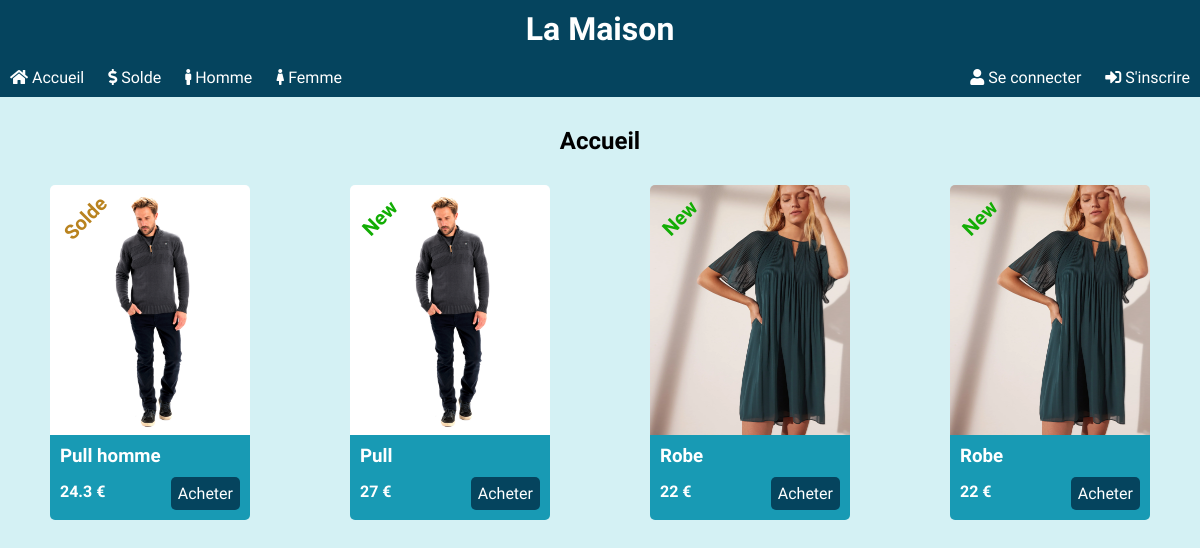
Before: / with the older database file.
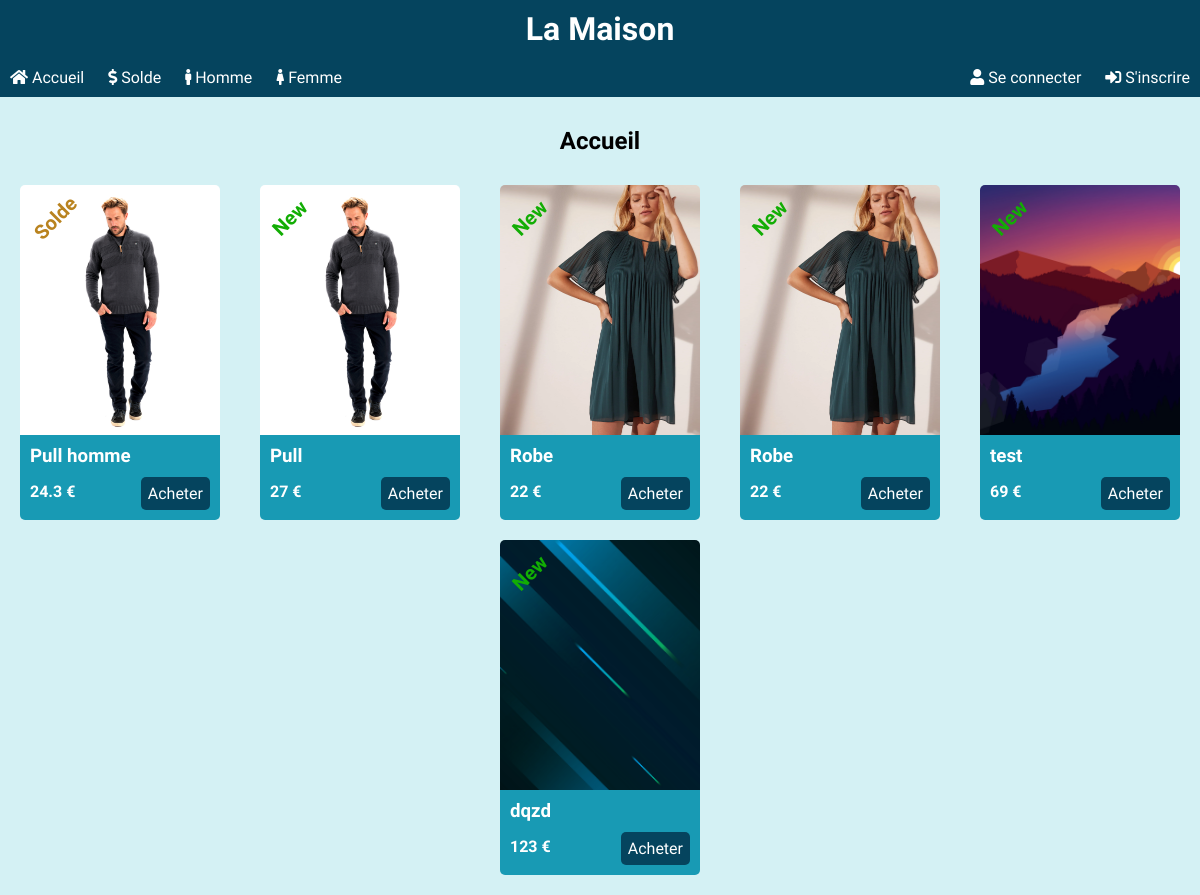
After: the same page with the newer database file.
### tables this page shows
CREATE TABLE IF NOT EXISTS `products` (
  `id_product` int(11) NOT NULL AUTO_INCREMENT,
  `titre` varchar(255) NOT NULL,
  `description` varchar(255) NOT NULL,
  `prix` decimal(10,0) NOT NULL,
  `url_image` varchar(255) NOT NULL,
  `categorie` int(11) NOT NULL,
  `taille` enum('S','M','L','XL') NOT NULL,
  `statut` enum('Solde','New') NOT NULL,
  `reduction` int(11) NOT NULL DEFAULT '0',
  PRIMARY KEY (`id_product`),
  KEY `categorie` (`categorie`)
);

### fonctions/produits.php (called while the page is built, shortened)
<?php
function getProducts()
{
  $db = dbConnect();
  $req = $db->prepare("SELECT * FROM products");
  $req->execute();
  $result = $req->fetchAll(PDO::FETCH_ASSOC);
  return $result;
}

### index.php (the view, shortened to what this page needs)
<?php
$produits = getProducts();
?>
<!DOCTYPE html>
<html lang="fr">
<head>
  <link rel="stylesheet" href="public/css/fontawesome-all.min.css">
  <link rel="stylesheet" href="public/css/style.css">
</head>
<body>
  <?php include_once "public/templates/header.php" ?>
  <main class="container">
    <h2>Accueil</h2>
    <div class="products">
      <?php foreach ($produits as $produit) : ?>
        <div class="card">
          <div class="img-card">
            <a href="Produit/<?= $produit['id_product'] ?>">
              <img src="public/img/<?= $produit['url_image'] ?>">
            </a>
          </div>
          <div class="card-content">
            <h3><a href="Produit/<?= $produit['id_product'] ?>"><?= $produit['titre'] ?></a></h3>
            <div>
              <span class="price"><?= $produit['prix'] - $produit['prix'] * $produit['reduction'] / 100 ?> €</span>
              <?php if ($produit['reduction'] > 0) : ?>
                <span class="solde">Solde</span>
              <?php else : ?>
                <span class="new">New</span>
              <?php endif ?>
              <a href="#" class="button-buy">Acheter</a>
            </div>
          </div>
        </div>
      <?php endforeach ?>
    </div>
  </main>
</body>
</html>

### public/templates/header.php
<?php $url = $_SERVER['REQUEST_URI'] ?>
<header>
  <h1>La Maison</h1>
  <nav class="container">
    <ul>
      <li><a href="Accueil" <?php if ($url == '/la_boutique/Accueil') echo 'class="active"' ?>><i class="fas fa-home"></i><span> Accueil</span></a></li>
      <li><a href="Soldes" <?php if ($url == '/la_boutique/Soldes') echo 'class="active"' ?>><i class="fas fa-dollar-sign"></i><span> Solde</span></a></li>
      <li><a href="Categorie/Homme" <?php if ($url == '/la_boutique/Categorie/Homme') echo 'class="active"' ?>><i class="fas fa-male"></i><span> Homme</span></a></li>
      <li><a href="Categorie/Femme" <?php if ($url == '/la_boutique/Categorie/Femme') echo 'class="active"' ?>><i class="fas fa-female"></i><span> Femme</span></a></li>
    </ul>
    <ul>
      <?php if (isset($_SESSION['email'])) : ?>
        <li class="dropdown">
          <a href="javascript:void(0)" class="dropbtn"><i class="fas fa-user"></i><span> <?= $_SESSION['prenom'] ?></span></a>
          <div class="dropdown-content mobile">
            <?php if ($_SESSION['type'] == 'admin') : ?>
              <a href="Admin"><i class="fas fa-tachometer-alt"></i><span> Panel admin</span></a>
            <?php endif ?>
            <a href="Panier"><i class="fas fa-shopping-cart"></i><span> Mes achats</span></a>
            <a href="Deconnexion"><i class="fas fa-times"></i><span> Déconnexion</span></a>
          </div>
        </li>
      <?php else : ?>
        <li><a href="Connexion" <?php if ($url == '/la_boutique/Connexion') echo 'class="active"' ?>><i class="fas fa-user"></i><span> Se connecter</span></a></li>
        <li><a href="Inscription" <?php if ($url == '/la_boutique/Inscription') echo 'class="active"' ?>><i class="fas fa-sign-in-alt"></i><span> S'inscrire</span></a></li>
      <?php endif ?>
    </ul>
  </nav>
</header>

### public/css/style.css (style rules this page uses)
:root { --baby-blue: #d4f1f4; --blue-green: #75e6da; --blue-grotto: #189ab4; --navy-blue: #05445e; --navy-dark-blue: #073142; --dark-gray: #333333; }
* { margin: 0; padding: 0; box-sizing: border-box; }
body { background: var(--baby-blue); font-family: "Ubuntu", sans-serif; }
.container { max-width: 1200px; margin-left: auto; margin-right: auto; }
header { background: var(--navy-blue); }
header h1 { color: white; text-align: center; padding: 10px 0; }
nav { display: flex; justify-content: space-between; background: var(--navy-blue); }
nav ul { list-style: none; }
nav ul li { display: inline-block; }
nav ul li a { display: block; text-decoration: none; color: white; padding: 10px; }
main h2 { text-align: center; padding: 30px 0; }
.products { display: flex; justify-content: space-around; flex-wrap: wrap; }
.card { background: var(--blue-grotto); border-radius: 10px 10px 5px 5px; margin-bottom: 10px; display: flex; flex-direction: column; justify-content: space-between; margin: 0px 10px 20px 10px; }
.card .img-card img { display: block; width: 200px; height: 250px; object-fit: cover; border-top-left-radius: 5px; border-top-right-radius: 5px; }
.card .card-content { padding: 0 10px; }
.card .card-content div { display: flex; justify-content: space-between; }
.card .card-content h3 { padding: 10px 0; }
.card .card-content h3 a { color: white; text-decoration: none; }
.card .card-content .price { color: white; font-weight: bolder; line-height: 30px; }
.card .card-content .button-buy { display: inline-block; color: white; text-decoration: none; margin-bottom: 10px; padding: 7px; background: var(--navy-blue); border-radius: 5px; }
.card-content > div { position: relative; }
.solde { color: rgb(185, 131, 31); position: absolute; bottom: 290px; left: 0px; font-weight: bolder; font-size: 20px; transform: rotate(-45deg); }
.new { color: rgb(18, 173, 4); position: absolute; bottom: 290px; left: 0px; font-weight: bolder; font-size: 20px; transform: rotate(-45deg); }

Changed rows visible on the page:
added products: url_image (picture), titre "test", prix "69", reduction "New"
added products: url_image (picture), titre "dqzd", prix "123", reduction "New"
